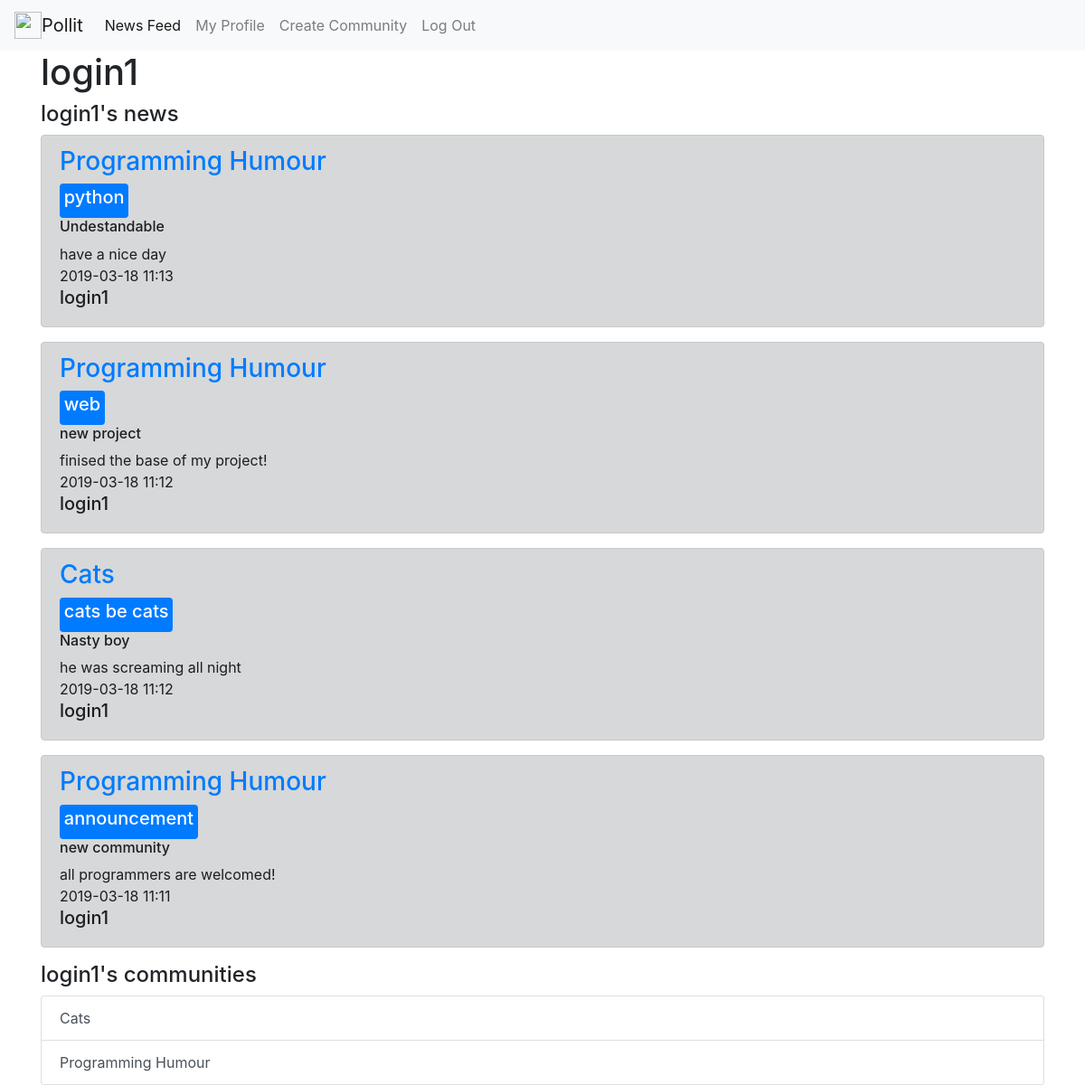
Screenshot of /profile/login1 (signed in) with the database file from the repository.
### tables this page shows
CREATE TABLE users 
                            (id INTEGER PRIMARY KEY AUTOINCREMENT, 
                             user_name VARCHAR(50),
                             password_hash VARCHAR(128),
                             communities VARCHAR(1000)
                             );

CREATE TABLE communities 
                            (id INTEGER PRIMARY KEY AUTOINCREMENT,
                             title VARCHAR(100),
                             bio VARCHAR(1000),
                             users VARCHAR(10000)
                             );

CREATE TABLE news 
                            (id INTEGER PRIMARY KEY AUTOINCREMENT,
                             community INTEGER, 
                             title VARCHAR(100),
                             hashtag VARCHAR(100),
                             content VARCHAR(1000),
                             date VARCHAR(1000),
                             user_id INTEGER
                             );

### main.py (the view)
@app.route('/profile/<user_name>', methods=['GET', 'POST'])
def profile(user_name):
    if 'username' not in session:
        return redirect('/login')
    user_id = session['user_id']
    user = user_model.get_name(user_name)[0]
    news = [(tuply[0], community_model.get(tuply[1])[1], tuply[2], tuply[3], tuply[4], tuply[5], user_name)
            for tuply in NewsModel(db.get_connection()).get_all(user)][::-1]
    comm = UserModel(db.get_connection()).get(user)[3].split()
    communities = [community_model.get(int(i))[1] for i in comm]
    return render_template('profile.html', user_name=user_name, news=news, communities=communities)

### models.py (called while the page is built)
    def get_connection(self):
        return self.conn

    def get(self, user_id):
        cursor = self.connection.cursor()
        cursor.execute("SELECT * FROM users WHERE id = ?", (str(user_id), ))
        row = cursor.fetchone()
        return row

    def get_name(self, user_name):
        cursor = self.connection.cursor()
        cursor.execute("SELECT * FROM users WHERE user_name = ?", (str(user_name), ))
        row = cursor.fetchone()
        return row

    def get_all(self, user_id=None, community_id=None):
        cursor = self.connection.cursor()
        if user_id:
            cursor.execute("SELECT * FROM news WHERE user_id = ?",
                           (str(user_id), ))
        elif community_id:
            cursor.execute("SELECT * FROM news WHERE community = ?",
                           (str(community_id),))
        else:
            cursor.execute("SELECT * FROM news")
        rows = cursor.fetchall()
        return rows

    def get(self, community_id):
        cursor = self.connection.cursor()
        cursor.execute("SELECT * FROM communities WHERE id = ?", (str(community_id), ))
        row = cursor.fetchone()
        return row

### templates/profile.html (shortened to what this page needs)
{% extends "base.html" %}
{% block content %}
    <h1>{{ user_name }}</h1>
    <h4>{{ user_name }}'s news</h4>
    {% for item in news %}
    <div class="alert alert-dark" role="alert">
        <h3><a href="/community/{{ item[1] }}">{{ item[1] }}</a></h3>
        <div class="badge badge-primary text-wrap"><h5>{{ item[3] }}</h5></div>
        <h6>{{ item[2] }}</h6>
        <div>{{ item[4] }}</div>
        <div>{{ item[5] }}</div>
        <h5>{{ item[6] }}</h5>
    </div>
    {% endfor %}
    <h4>{{ user_name }}'s communities</h4>
    <div class="list-group">
    {% for item in communities %}
        <a href="/community/{{ item }}" class="list-group-item list-group-item-action">{{ item }}</a>
    {% endfor %}
    </div>
{% endblock %}

### rows the page displays
users: user_name "login1", title "Programming Humour", hashtag "python", title "Undestandable", content "have a nice day", date "2019-03-18 11:13", hashtag "web", title "new project", content "finised the base of my project!", date "2019-03-18 11:12", title "Cats", hashtag "cats be cats", title "Nasty boy", content "he was screaming all night", hashtag "announcement", title "new community", content "all programmers are welcomed!", date "2019-03-18 11:11"
communities: title "Cats"
communities: title "Programming Humour"
